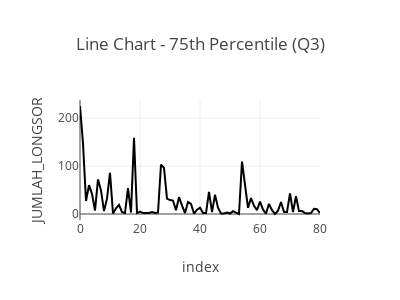

Notebook cell for this chart:
### Code cell
fig_q3 = px.line(df, x=df.index, y=selected_column, title="Line Chart - 75th Percentile (Q3)")
fig_q3.update_layout(height=300, width=400)  # Adjust the size
fig_q3.show()

print(f"- 75th Percentile (Q3): {quartiles[0.75]}")

### Figure 1 — Plotly figure (JSON) as saved in the notebook; plotly's stock layout.template omitted (floating-point values rounded to 4 significant figures)
{"data": [{"hovertemplate": "index=%{x}<br>JUMLAH_LONGSOR=%{y}<extra></extra>", "legendgroup": "", "line": {"color": "#000001", "dash": "solid"}, "marker": {"symbol": "circle"}, "mode": "lines", "name": "", "orientation": "v", "showlegend": false, "type": "scatter", "x": [0, 1, 2, 3, 4, 5, 6, 7, 8, 9, 10, 11, 12, 13, 14, 15, 16, 17, 18, 19, 20, 21, 22, 23, 24, 25, 26, 27, 28, 29, 30, 31, 32, 33, 34, 35, 36, 37, 38, 39, 40, 41, 42, 43, 44, 45, 46, 47, 48, 49, 50, 51, 52, 53, 54, 55, 56, 57, 58, 59, 60, 61, 62, 63, 64, 65, 66, 67, 68, 69, 70, 71, 72, 73, 74, 75, 76, 77, 78, 79, 80], "xaxis": "x", "y": [225, 147, 27, 60, 42, 7, 72, 49, 6, 32, 86, 1, 12, 19, 4, 2, 54, 3, 159, 2, 5, 2, 2, 2, 4, 2, 3, 103, 96, 32, 29, 28, 8, 35, 18, 2, 25, 21, 1, 9, 13, 2, 2, 46, 4, 40, 13, 1, 1, 3, 1, 6, 3, 0, 109, 56, 13, 33, 17, 8, 26, 9, 1, 21, 8, 0, 7, 25, 4, 4, 43, 4, 37, 6, 6, 2, 1, 2, 11, 10, 2], "yaxis": "y"}], "layout": {"height": 300, "legend": {"tracegroupgap": 0}, "title": {"text": "Line Chart - 75th Percentile (Q3)"}, "width": 400, "xaxis": {"anchor": "y", "domain": [0, 1], "title": {"text": "index"}}, "yaxis": {"anchor": "x", "domain": [0, 1], "title": {"text": "JUMLAH_LONGSOR"}}}}
